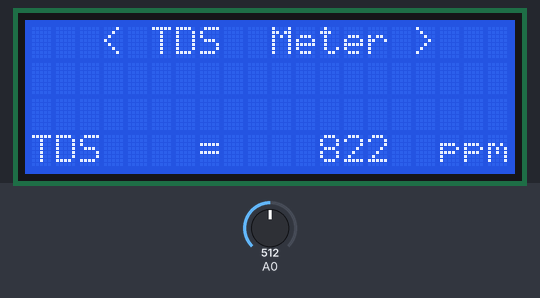
Simulated run of this sketch. Board: Arduino Uno, built with avr-gcc and run on an emulated ATmega328P. Parts: 20×4 character LCD. The inputs (shaded band) are chosen by the test bench; at power-on: A0 = 512.

Above: at 1.3 s.
1.4 s: A0 set to 716
At 2.4 s:
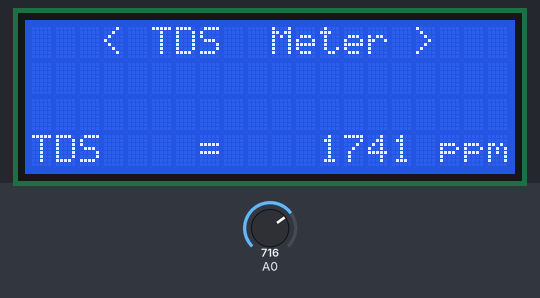
3.6 s: A0 set to 900
At 4.7 s:
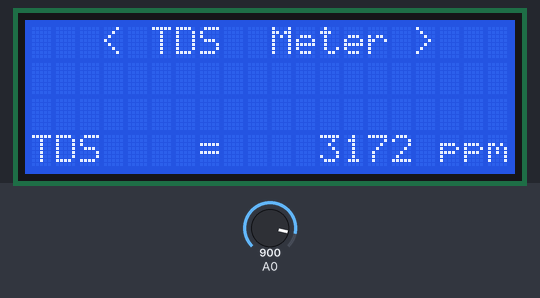
5.6 s: A0 set to 1023
At 6.9 s:
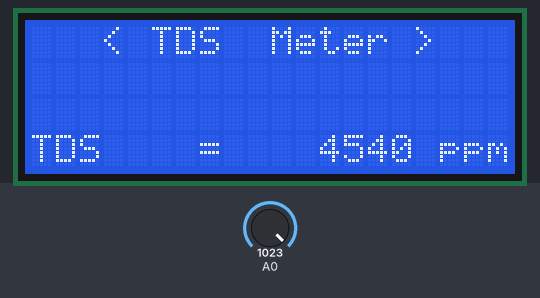
Timing chart, 0 to 8.6 s (numbered marks = the images above; inputs shaded):
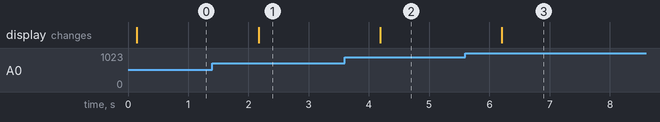

The sketch:

TDS.ino
```cpp
#include <Wire.h>
#include <LiquidCrystal_I2C.h>
#include "GravityTDS.h"
GravityTDS Tds;

//------------ LCD ---------------------------
LiquidCrystal_I2C lcd(0x27,20,4);// PCF8574A =  0x3F
//----------------------------------------------
float TDS = 0;

void setup()
{
    lcd.begin();
    lcd.setCursor(0,0);lcd.print("   < TDS  Meter >   ");
    lcd.setCursor(0,1);lcd.print("                    ");
    lcd.setCursor(0,2);lcd.print("                    ");
    lcd.setCursor(0,3);lcd.print("TDS    =         ppm");
    Tds.setPin(A0);
    Tds.setAref(5.0);
    Tds.setAdcRange(1024);
    Tds.begin();
}
void loop()
{
    Tds.setTemperature(25);
    Tds.update();
    TDS = Tds.getTdsValue()/1.6;
    lcd.setCursor(12,3); lcd.print("    ");
    lcd.setCursor(12,3); lcd.print(TDS,0);
    delay(1000);
}
```

Measured:
- after the input at 1.4 s, the display: changes after 0.77 s (image 1)
- after the input at 3.6 s, the display: changes after 0.59 s (image 2)
- after the input at 5.6 s, the display: changes after 0.61 s (image 3)
